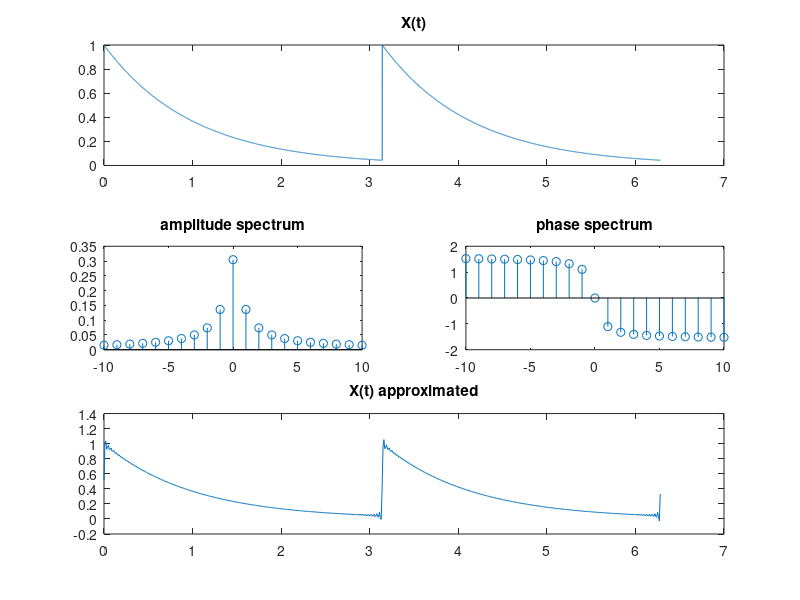

This chart was generated by the following MATLAB code:
clear all;
clc;
close all;

t=linspace(0,pi,pi*1000); % taking the function from 0 to pi only 
x=exp(-t);

t=linspace(0,2*pi,2*pi*1000); 
x=[x x];

subplot(3,2,[1,2]);
plot(t(1:end-1),x);
title('X(t)');


clear t;



nneg=-10:-1;
npos=1:10;
xneg=(1./(pi*(1+nneg*j*2))).*(1-exp(-pi*(1+nneg*j*2)));
xpos=(1./(pi*(1+npos*j*2))).*(1-exp(-pi*(1+npos*2*j)));
x0=(1-exp(-pi))/pi;
n=[nneg 0 npos];
x=[xneg x0 xpos];
subplot(3,2,3);
stem(n,abs(x));
title('amplitude spectrum')


subplot(3,2,4);
stem(n,angle(x));
title("phase spectrum")
%%======================================================


nneg=-100:-1;  %increase or dec accuraccy
npos=1:100;    %increase or dec accuraccy
xneg=(1./(pi*(1+nneg*j*2))).*(1-exp(-pi*(1+nneg*j*2)));
xpos=(1./(pi*(1+npos*j*2))).*(1-exp(-pi*(1+npos*2*j)));


n=[nneg 0 npos];
x=[xneg x0 xpos];



k=0;
for t=0:.01:2*pi
k=k+1;
xapprox(k)=sum(x.*(exp(j*n*t*2)));
end

t=0:.01:2*pi;
subplot(3,2,[5,6]);
plot(t,xapprox);
title('X(t) approximated');


